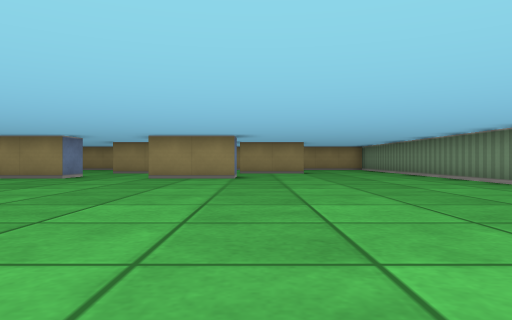
[1] (above)

24 first-person views from a walk through a cub3D ray-caster map. The camera is about half as high as the walls, looks level and sees 70° across. The floor is counted in squares. Each view is taken from the middle of a square. On the plan, view 1 faces up. The plan holds only what a view shows up to about 9 squares ahead; the rest is blank.

[2]
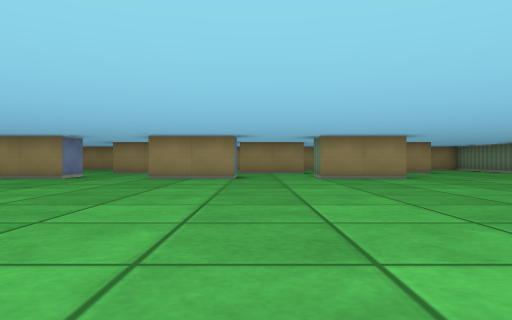

[3]
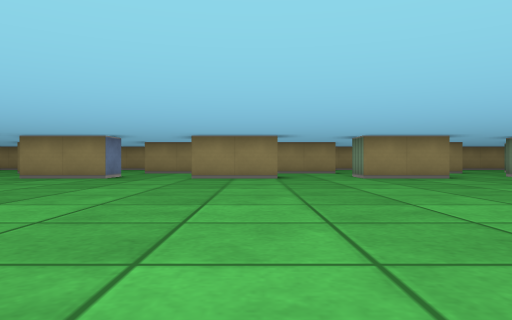

[4]
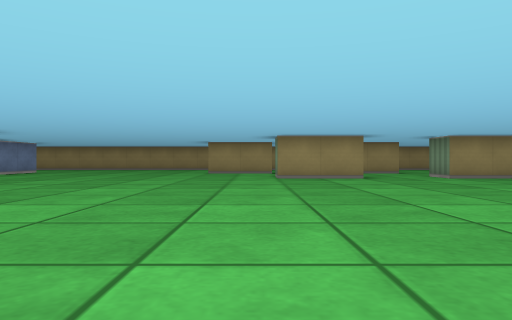

[5]
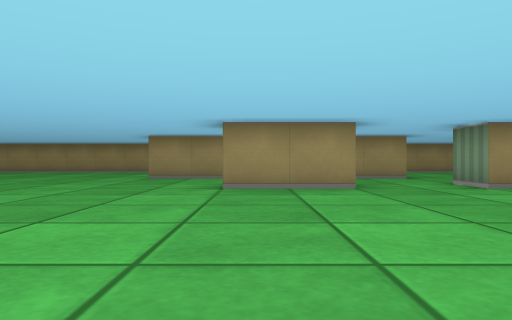

[6]
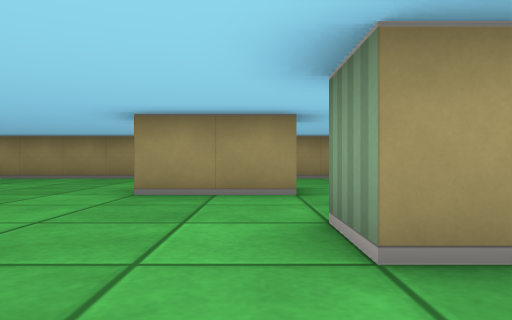

[7]
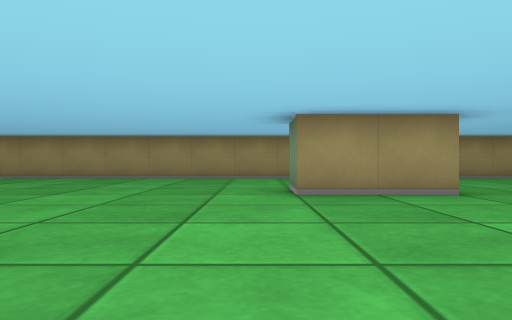

[8]
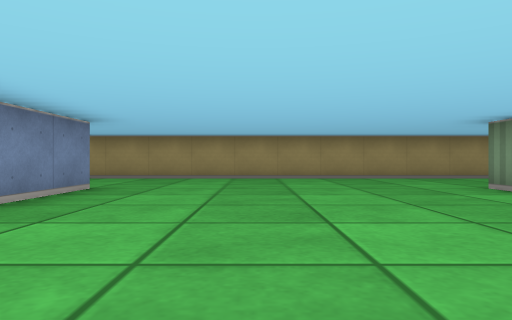

[9]
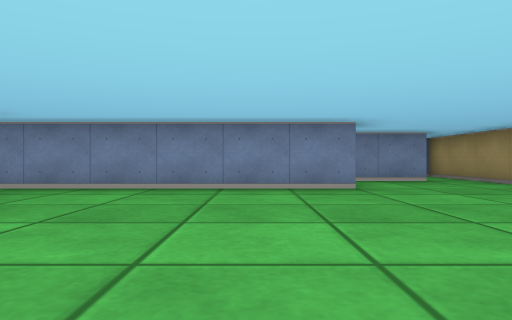

[10]
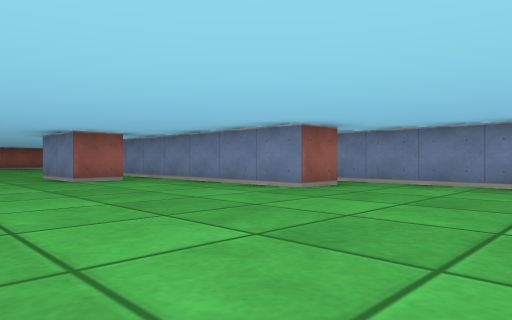

[11]
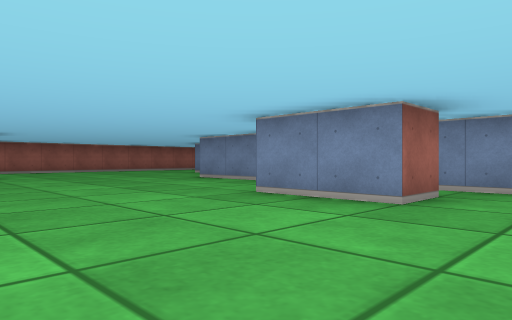

[12]
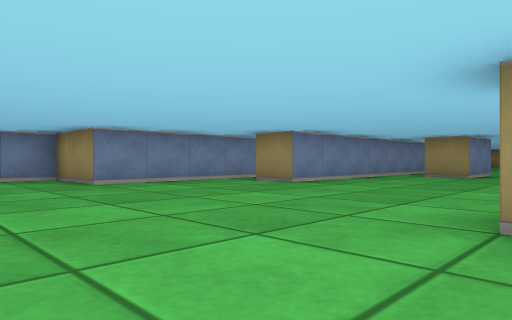

[13]
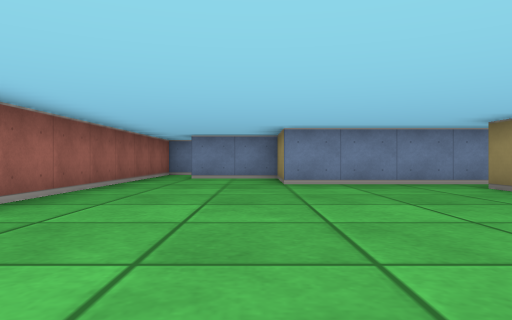

[14]
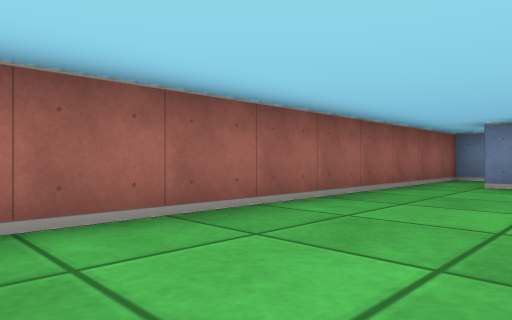

[15]
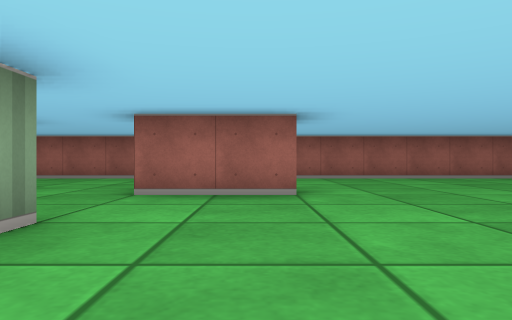

[16]
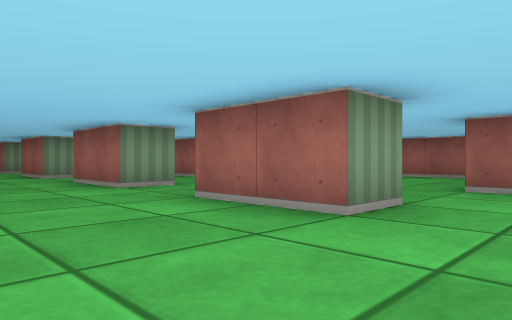

[17]
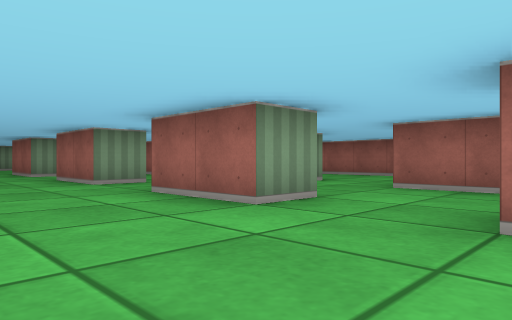

[18]
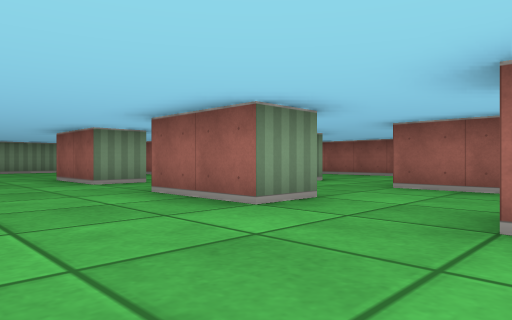

[19]
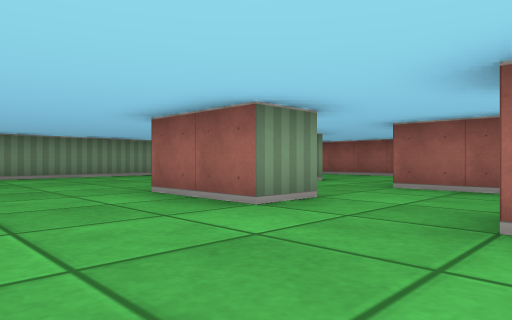

[20]
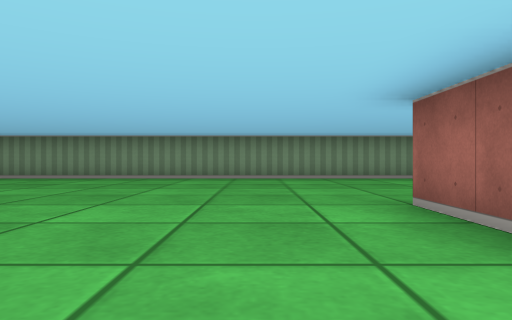

[21]
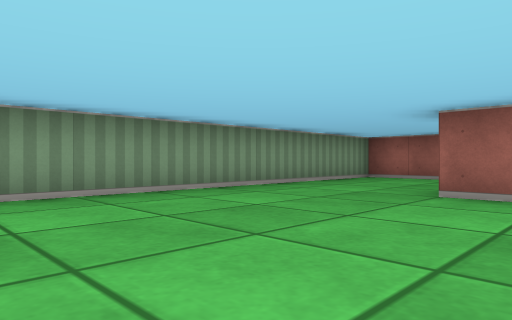

[22]
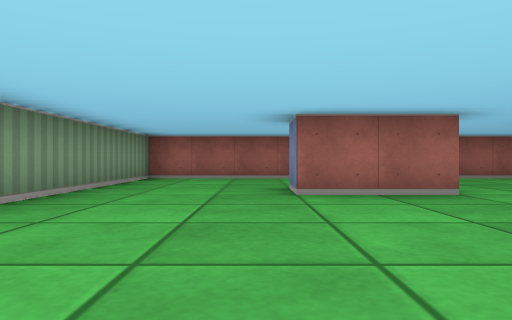

[23]
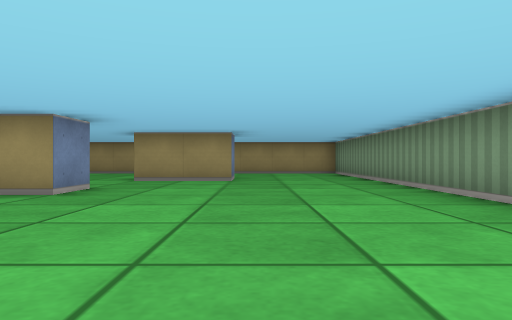

[24]
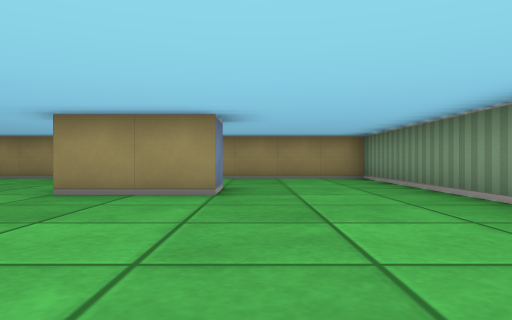

### Floor plan
Points are (right, up) in squares from view 1. A wall is a line through its corners. A room is listed if a view was taken in it or the views show most of it. See-through windows are left out.
Room 1 (views 1, 2, 3, 4, 5, 6, 7, 8, 9, 10, 11, 12, 13, 14, 15, 16, 17, 18, 19, 20, 21, 22, 23, 24)
walls: (-8.5, 9) (-8.5, 8.5) (-10.5, 8.5) (-10.5, 9.5); (-12.5, 9) (-12.5, 8.5) (-14.5, 8.5) (-14.5, 9.5); (-10.5, -2.5) (-10.5, -1.5) (-8.5, -1.5); (-4.5, 9) (-4.5, 8.5) (-6.5, 8.5) (-6.5, 9); (-6.5, -2.6) (-6.5, -1.5) (-4.5, -1.5); (-10.5, 11.5) (-11.8, 11.5); (-14.5, -2.6) (-14.5, -1.5) (-12.5, -1.5); (-12, -4.5) (-10.5, -4.5); (-8, -4.5) (-6.5, -4.5); (-14.5, 11.5) (-16.5, 11.5) (-16.5, 12.5); (-19.5, 3.5) (-18.5, 3.5) (-18.5, 1.5) (-19.2, 1.5); (-2.5, -2.6) (-2.5, -1.5) (-0.5, -1.5); (-4, -4.5) (-2.5, -4.5); (-16.5, -4.5) (-14.5, -4.5); (-0.5, 9.5) (-0.5, 8.5) (-2.5, 8.5) (-2.5, 9); (-20.5, 0.2) (-20.5, -2.5) (-21.5, -2.5); (-11, 15.5) (-24.5, 15.5); (-21.6, 7.5) (-20.5, 7.5) (-20.5, 2.8); (-0.5, -4.5) (1.5, -4.5) (1.5, -5.4); (-13.5, -8.5) (-10.9, -8.5); (-2.6, 15.5) (-4, 15.5); (-22.5, -1.8) (-22.5, -5.5) (-24.5, -5.5) (-24.5, -7.5); (-4, -8.5) (-2.6, -8.5); (1.5, 12.5) (1.5, 11.5) (-0.5, 11.5); (-22.5, 12.5) (-22.5, 6.9); (1.1, -8.5) (4.5, -8.5) (4.5, 15.5) (1.1, 15.5); (-24.5, 14.5) (-24.5, 13); (-24.5, -8.5) (-16.9, -8.5)
ways out: opening at (-25, -8); opening at (-25, 15)

Positions as (right, up) in squares from view 1, and headings:
1: (0, 0), facing up
2: (-4, 0), facing up
3: (-9, 0), facing up
4: (-15, 0), facing up
5: (-14, 3), facing up
6: (-15, 7), facing up
7: (-17, 7), facing up
8: (-20, 7), facing up
9: (-17, 11), facing left
10: (-16, 11), facing down-left
11: (-15, 5), facing down-left
12: (-16, -8), facing up-left
13: (-16, -6), facing left
14: (-18, -6), facing down-left
15: (-16, 0), facing down
16: (-16, 1), facing down-right
17: (-13, 1), facing down-right
18: (-9, 1), facing down-right
19: (-5, 1), facing down-right
20: (-4, 0), facing right
21: (0, 0), facing down-right
22: (2, 0), facing down
23: (2, 4), facing up
24: (2, 7), facing up
